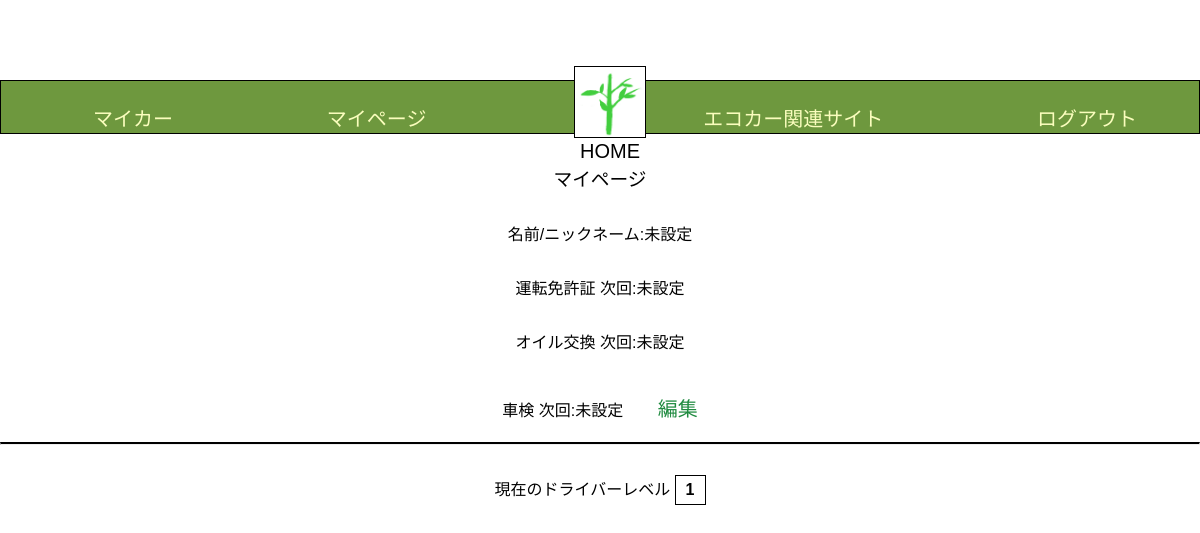
/Edrive/mypage/1 (signed in), run on an earlier commit of the app's database.
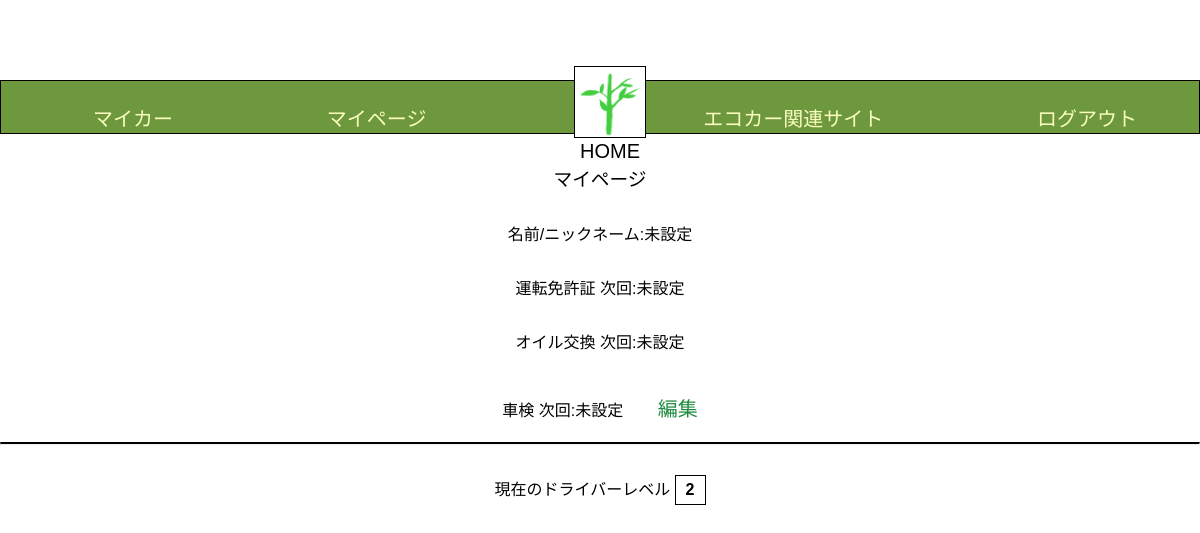
And on a later commit of the database.
### Edrive/models.py (models this page shows, shortened)
class BaseModel(models.Model):
    created_at = models.DateTimeField(auto_now_add=True)
    updated_at = models.DateTimeField(auto_now=True)
    class Meta:
        abstract = True

class User(AbstractBaseUser, PermissionsMixin, BaseModel):
    name = models.CharField(max_length=1000, default='default_name')
    user_name = models.CharField(max_length=50)
    password = models.CharField(max_length=200)
    licence_expiry_on = models.DateField(null=True)
    driver_level = models.IntegerField(default=1)
    target_achievement_count = models.IntegerField(default=0)
    email = models.EmailField(max_length=255, unique=True)
    is_active = models.BooleanField(default=True)
    is_staff = models.BooleanField(default=False)
    groups = models.ManyToManyField(
        'auth.Group',
        related_name='edrive_user_set',  # 追加
        blank=True,
        help_text='The groups this user belongs to.',
        verbose_name='groups'
    )
    user_permissions = models.ManyToManyField(
        'auth.Permission',
        related_name='edrive_user_set',  # 追加
        blank=True,
        help_text='Specific permissions for this user.',
        verbose_name='user permissions'
    )
    USERNAME_FIELD = 'email'
    REQUIRED_FIELDS = ['user_name']
    objects = UserManager()

### Edrive/views.py (the view)
# urls.py: path('mypage/<int:pk>',MyPageView.as_view(), name = 'mypage'),
class MyPageView(LoginRequiredMixin,View):
    template_name = 'mypage.html'
    def get(self, request, *args, **kwargs):
        user = request.user
        user_instance = User.objects.get(pk=user.pk)
        my_car = MyCar.objects.filter(user=user_instance).first()
        context = {
             'user':user_instance,
             'mycars_instance': my_car,
        }
        return render(request, self.template_name, context)

### templates/mypage.html (shortened to what this page needs)
{% load static %}
<!DOCTYPE html>
<html lang="ja">
   <head>
      <link rel="stylesheet" href="{% static 'css/style.css' %}">
   </head>
   <body>
       <header class="header-container">
      <nav class="navbar navbar-expand-lg navbar-light bg-light">
        <a class="navbar-brand" href="{% url 'Edrive:my_car' user.pk %}">マイカー</a>
        <a class="navbar-brand" href="{% url 'Edrive:mypage' user.pk %}">マイページ</a>
        <div class="logo">
        <a href="{% url 'Edrive:home' %}" class="home-link">
             <img src = "{% get_media_prefix %}shinryoku.png"  alt = "ホーム">
             <p>HOME</p>
        </a>
        </div>
        <a class="navbar-brand" href="{% url 'Edrive:eco_car_site' %}">エコカー関連サイト</a>
        <a class="navbar-brand" href="{% url 'Edrive:logout' %}">ログアウト</a>
      </nav>
      </header>
   </head>
  <body class="my_page">
    <h3>マイページ</h3>
    <h4>名前/ニックネーム:{{ user.user_name|default:"未設定"  }}</h4>
    <h4>運転免許証 次回:{{ user.licence_expiry_on|default:"未設定" }}</h4>
    <h4>オイル交換 次回:{{ mycars_instance.next_oil_change_on|default:"未設定" }}</h4>
    <h4>車検 次回:{{ mycars_instance.next_inspection_on|default:"未設定" }}
    <a class="navbar-brand" href="{% url 'Edrive:mypage_edit' user.pk %}">編集</a>
    </h4>
    <hr class = "divider">
    <h4>現在のドライバーレベル <span class="driver-level-box">{{ user.driver_level }}</span></h4>
    </body>
</html>

What changed in the data, as far as the page shows it:
changed User "未設定": driver_level "1" → "2"
